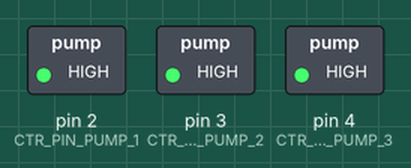
Recording of a sketch running on a simulated Arduino Uno, built with avr-gcc and run on an emulated ATmega328P. Parts: switched loads named in the sketch (green lamp = pin HIGH).

Above: at 0.1 s.
At 9.4 s:
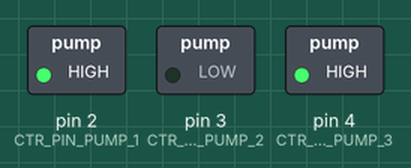
At 14.0 s:
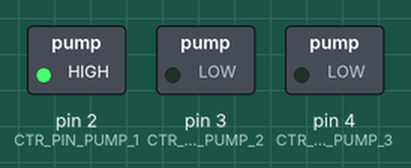
At 23.3 s:
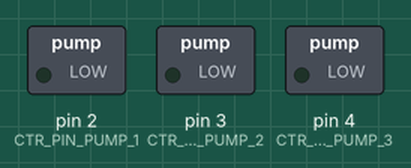
Timing chart, 0 to 24.8 s (numbered marks = the images above):
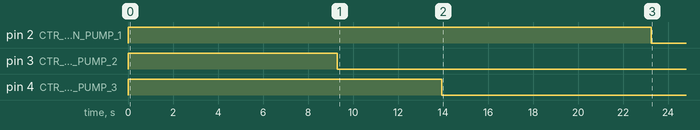

The sketch:

Chemical_Measurement_Machine.ino
```cpp
#define BIT(x) (0x01<<(x))//create bit mask
#define bit_set(reg, bit_mask) ((reg)|=(bit_mask))//set a bit to 1
#define bit_clear(reg, bit_mask) ((reg&=~(bit_mask)))//set a bit to 0

/**
From <http://www.avrfreaks.net/forum/tut-c-bit-manipulation-aka-programming-101?name=PNphpBB2&file=viewtopic&t=37871>
*/
#define FULL_PUMP_RATE_1 10.0/9.3 //unit is mL/s, need to be calibrated when tubing is changed
#define FULL_PUMP_RATE_2 10.0/9.3
#define FULL_PUMP_RATE_3 10.0/9.3

#define CTR_PIN_PUMP_1 2// Arduino pin that controls the transistor to turn on/off the pump
#define CTR_PIN_PUMP_2 3
#define CTR_PIN_PUMP_3 4

//change the number below to change the pump amount
#define WATER_AMOUNT 25.0//unit is mL, pump 1
#define THIOSULFATE_AMOUNT 10.0//pump 2
#define ACID_AMOUNT 15.0//pump 3

class Pump {
public:
float pump_amount;// amount to pump in mL
unsigned int pump_ID;//2,3, or 4


void initiate_pump(unsigned amount, unsigned pin_ID, float pump_rate){
        start_time=millis();
        pump_amount=amount;
        pump_ID=pin_ID;
        pump_time=((pump_amount*1000.0)/(pump_rate));
}
void check_pump(){
        (millis()-start_time<pump_time) ?  : bit_clear(PORTD,BIT(pump_ID));
}

private:
unsigned long start_time;
unsigned long pump_time;
};

Pump Pump1;
Pump Pump2;
Pump Pump3;

void setup() {
        DDRD=0x1C;// set 2,3,4 to output.
        PORTD=0x00;//turn off everything
        Serial.begin(115200);

        Pump1.initiate_pump(WATER_AMOUNT, CTR_PIN_PUMP_1,FULL_PUMP_RATE_1);
        bit_set(PORTD,BIT(CTR_PIN_PUMP_1));
        Pump2.initiate_pump(THIOSULFATE_AMOUNT, CTR_PIN_PUMP_2, FULL_PUMP_RATE_2);
        bit_set(PORTD,BIT(CTR_PIN_PUMP_2));
        Pump3.initiate_pump(ACID_AMOUNT, CTR_PIN_PUMP_3, FULL_PUMP_RATE_3);
        bit_set(PORTD,BIT(CTR_PIN_PUMP_3));
}

void loop() {
        Pump1.check_pump();
        Pump2.check_pump();
        Pump3.check_pump();
}
```

Measured:
- by itself, pin 2 (CTR_PIN_PUMP_1): HIGH → LOW at 23.3 s
- by itself, pin 3 (CTR_PIN_PUMP_2): HIGH → LOW at 9.3 s
- by itself, pin 4 (CTR_PIN_PUMP_3): HIGH → LOW at 14.0 s
